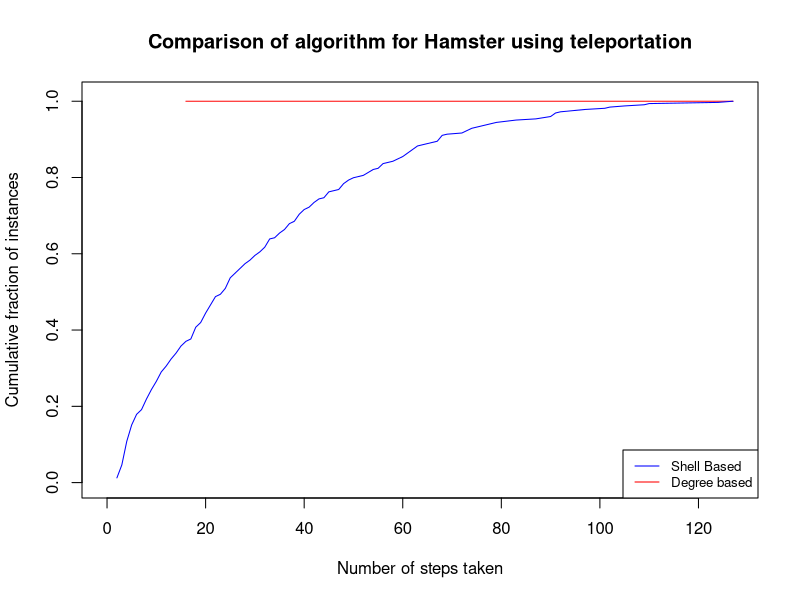

Reproduce this figure in R.
library(igraph)
library(ggplot2)

degree_ <- c(16,127)
y1 <- c(1,1)

shel <- c(2,
          3,
          4,
          5,
          6,
          7,
          8,
          9,
          10,
          11,
          12,
          13,
          14,
          15,
          16,
          17,
          18,
          19,
          20,
          21,
          22,
          23,
          24,
          25,
          26,
          27,
          28,
          29,
          30,
          31,
          32,
          33,
          34,
          35,
          36,
          37,
          38,
          39,
          40,
          41,
          42,
          43,
          44,
          45,
          46,
          47,
          48,
          49,
          50,
          52,
          54,
          55,
          56,
          57,
          58,
          59,
          60,
          61,
          62,
          63,
          64,
          65,
          67,
          68,
          69,
          72,
          73,
          74,
          75,
          76,
          77,
          78,
          79,
          83,
          87,
          90,
          91,
          92,
          97,
          101,
          102,
          105,
          109,
          110,
          124,
          127
)
y2 <- c(0.01234567901,
        0.0462962963,
        0.1080246914,
        0.1512345679,
        0.1790123457,
        0.1913580247,
        0.2191358025,
        0.2438271605,
        0.2654320988,
        0.2901234568,
        0.3055555556,
        0.3240740741,
        0.3395061728,
        0.3580246914,
        0.3703703704,
        0.3765432099,
        0.4074074074,
        0.4197530864,
        0.4444444444,
        0.4660493827,
        0.487654321,
        0.4938271605,
        0.5092592593,
        0.537037037,
        0.549382716,
        0.5617283951,
        0.5740740741,
        0.5833333333,
        0.5956790123,
        0.6049382716,
        0.6172839506,
        0.6388888889,
        0.6419753086,
        0.6543209877,
        0.6635802469,
        0.6790123457,
        0.6851851852,
        0.7037037037,
        0.7160493827,
        0.7222222222,
        0.7345679012,
        0.7438271605,
        0.7469135802,
        0.762345679,
        0.7654320988,
        0.7685185185,
        0.7839506173,
        0.7932098765,
        0.799382716,
        0.8055555556,
        0.8209876543,
        0.8240740741,
        0.8364197531,
        0.8395061728,
        0.8425925926,
        0.8487654321,
        0.8549382716,
        0.8641975309,
        0.8734567901,
        0.8827160494,
        0.8858024691,
        0.8888888889,
        0.8950617284,
        0.9104938272,
        0.9135802469,
        0.9166666667,
        0.9228395062,
        0.9290123457,
        0.9320987654,
        0.9351851852,
        0.9382716049,
        0.9413580247,
        0.9444444444,
        0.950617284,
        0.9537037037,
        0.9598765432,
        0.9691358025,
        0.9722222222,
        0.9783950617,
        0.9814814815,
        0.9845679012,
        0.987654321,
        0.9907407407,
        0.9938271605,
        0.9969135802,
        1
)
plot(degree_,y1,type="l",col="red", xlim=c(0, 127), ylim = c(0.0, 1.01),  xlab="Number of steps taken",ylab="Cumulative fraction of instances", main = "Comparison of algorithm for Hamster using teleportation") + 
  lines(shel,y2,col="blue")
legend("bottomright", legend=c("Shell Based", "Degree based"),lty=1:1, cex=0.8 ,
       col=c("blue", "red"))
